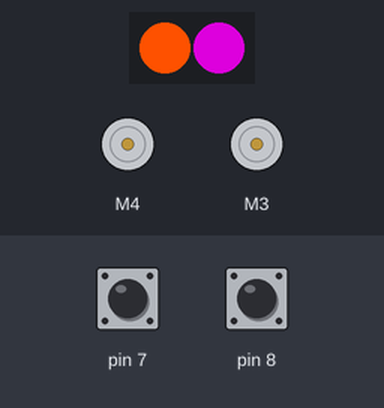
This sketch was run on a simulated Arduino Uno, built with avr-gcc and run on an emulated ATmega328P. Shown: 2 × DC motor (green arrow = forward, orange = backward, longer = faster), 2 RGB LEDs in strip order, left to right. Inputs (shaded band) come from the test bench; at power-on: pin 7 HIGH, pin 8 HIGH. Dim RGB values are drawn brighter than linear; what the sketch prints to the serial monitor is not drawn.

Above: at 3.2 s.
3.3 s: pin 7 pulled LOW for 0.15 s
At 4.8 s:
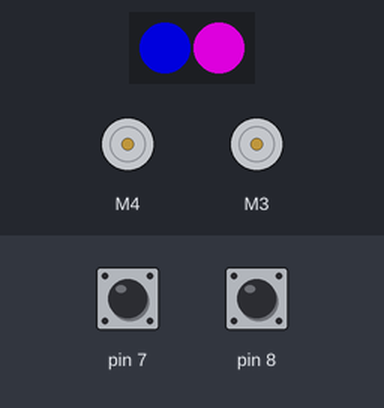
At 27.31 s:
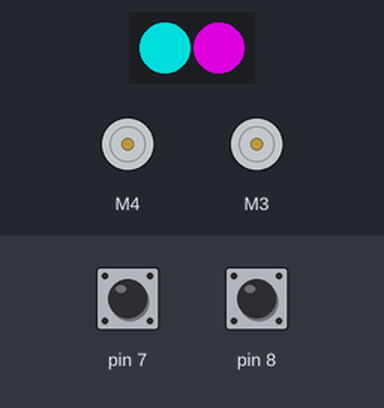
Timing chart, 0 to 28.6 s (numbered marks = the images above; inputs shaded):
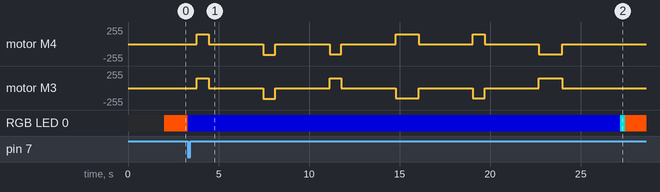

The sketch:

DriveTest.ino
```cpp
#include <Adafruit_MotorShield.h>
#include <Adafruit_NeoPixel.h>

Adafruit_MotorShield AFMS = Adafruit_MotorShield();
Adafruit_DCMotor *rightMotor = AFMS.getMotor(4);
Adafruit_DCMotor *leftMotor = AFMS.getMotor(3);

#define PIN 9
#define NUMPIXELS 2

Adafruit_NeoPixel pixels(NUMPIXELS, PIN, NEO_GRB + NEO_KHZ800);

bool wheelOn=false;
bool moves=false;


void setup() {
  Serial.begin(9600);  // set up Serial library at 9600 bps
  Serial.println("Adafruit Motorshield v2 - DC Motor test!");

  if (!AFMS.begin()) {  // create with the default frequency 1.6KHz
                        // if (!AFMS.begin(1000)) {  // OR with a different frequency, say 1KHz
    Serial.println("Could not find Motor Shield. Check wiring.");
    while (1)
      ;
  }
  Serial.println("Motor Shield found.");

  // Set the speed to start, from 0 (off) to 255 (max speed)
  rightMotor->setSpeed(150);
  rightMotor->run(FORWARD);
  rightMotor->run(RELEASE);

  leftMotor->setSpeed(150);
  leftMotor->run(FORWARD);
  leftMotor->run(RELEASE);

  pixels.begin();
  delay(2000);
  pinMode(7, INPUT_PULLUP);
  pinMode(8, INPUT_PULLUP);
}

void loop() {
  if (wheelOn == true) {
    delay(500);
    spin();
  }
  if (moves == true) {
    delay(500);
    dance();
  }

  pixels.setPixelColor(0, pixels.Color(250, 80, 0));
  pixels.setPixelColor(1, pixels.Color(150, 0, 150));

  if(digitalRead(7)==LOW){
    ISR_ChangeColor1();
  }
  if(digitalRead(8)==LOW){
    ISR_ChangeColor2();
  }
  pixels.show();
}
```

Buttons.ino
```cpp
void spin(){
  //Forward 10cm
  drive(FORWARD, FORWARD, 150, 667);
  delay(3000);
  //Backward 10cm
  drive(BACKWARD, BACKWARD, 160, 667);
  delay(3000);
  //Turn Right 90
  drive(BACKWARD, FORWARD, 150, 640);
  delay(3000);
  //Turn Left 180
  drive(FORWARD, BACKWARD, 150, 1270);
  delay(3000);
  //Turn Left 90
  drive(FORWARD, BACKWARD, 150, 640);
  delay(3000);
  //Turn Right 18000
  drive(BACKWARD, FORWARD, 150, 1280);
  delay(3000);

  wheelOn=false;
  pixels.setPixelColor(0, pixels.Color(0, 150, 150));
  delay(200);
  pixels.show();
  delay(300);
}

void dance(){
  for(int i=0; i<=1; i++){
    //spin right
    drive(FORWARD, BACKWARD, 150, 2420);
    delay(500);

    //point right
    drive(FORWARD, BACKWARD, 150, 334);
    delay(300);

    //spin left
    drive(BACKWARD, FORWARD, 150, 2800);
    delay(500);

    //point left
    drive(BACKWARD, FORWARD, 150, 334);
    delay(300);

    //rapid spin right
    drive(FORWARD, BACKWARD, 135, 6720);
    delay(500);

    //moonwalk
    for (int x=0;x<=2;x++){
      drive(BACKWARD, BACKWARD, 135, 1100);
      delay(200);
      drive(BACKWARD, BACKWARD, 190, 400);
      delay(500);
    }

  //final left spin
    drive(BACKWARD, FORWARD, 180, 6250);
    delay(500);
  }
  moves=false;
}

void ISR_ChangeColor1(){
  pixels.setPixelColor(0, pixels.Color(0,0,150));
  wheelOn=true;
}

void ISR_ChangeColor2(){
  pixels.setPixelColor(1, pixels.Color(0,150,0));
  moves=true;
}

void drive(int RDir, int LDir, int speed, int time){
  rightMotor->run(RDir);
  leftMotor->run(LDir);
  rightMotor->setSpeed(speed);
  leftMotor->setSpeed(speed);
  delay(time);
  rightMotor->setSpeed(0);
  leftMotor->setSpeed(0);
}
```

Measured:
- after the input at 3.3 s, motor M4: stopped → forward 150/255 after 0.50 s, → stopped 0.67 s later, → backward 160/255 3.0 s later, → stopped 0.67 s later, … (12 changes in this stretch); motor M3: stopped → forward 150/255 after 0.50 s, → stopped 0.67 s later, → backward 160/255 3.0 s later, → stopped 0.67 s later, … (12 changes in this stretch)
